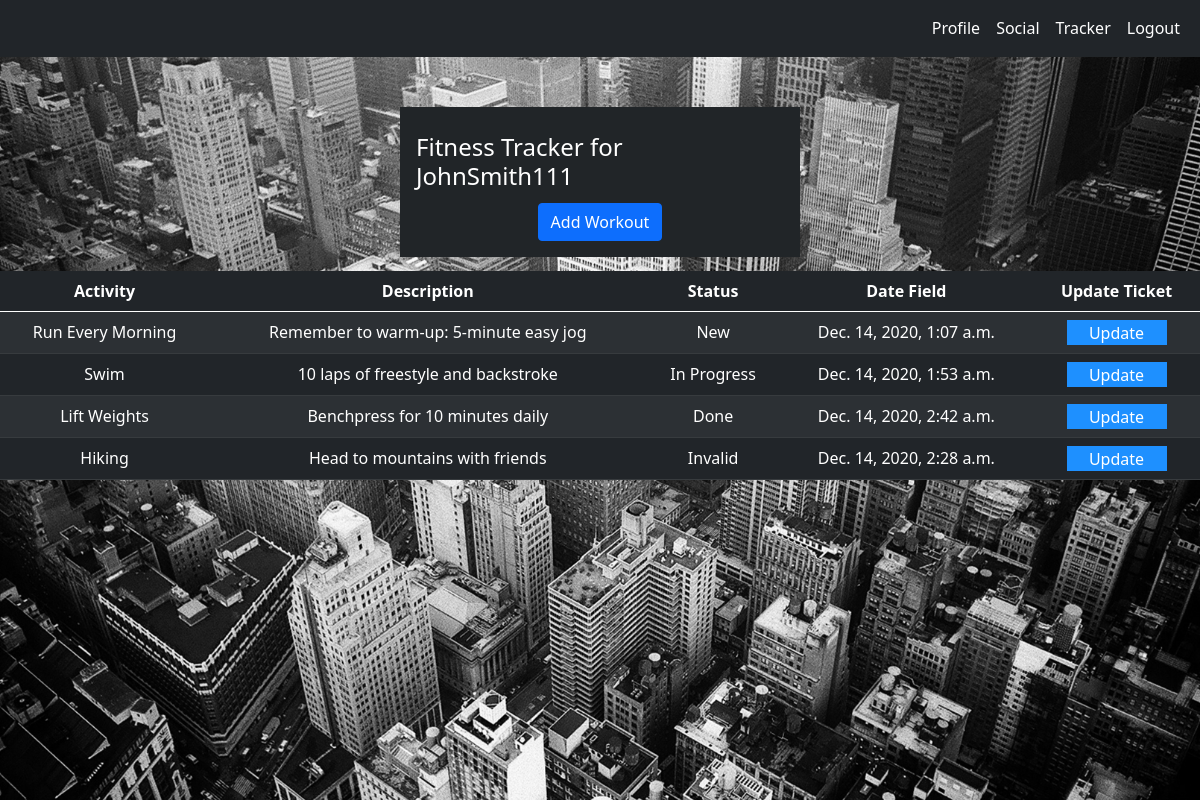
Page /tracker_dashboard/ (signed in) on the committed database.
### workoutuser/models.py (models this page shows, shortened)
class WorkoutUser(AbstractUser):
    FITNESS = (
        ('Beginner', 'Beginner'),
        ('Intermediate', 'Intermediate'),
        ('Advanced', 'Advanced'),
    )
    display_name = models.CharField(
        max_length=200, blank=True, null=True, default=None)
    age = models.CharField(max_length=2, blank=True, null=True, default=None)
    height = models.CharField(
        max_length=2, blank=True, null=True, default=None)
    weight = models.CharField(
        max_length=3, blank=True, null=True, default=None)
    fitness_level = models.CharField(
        max_length=200, choices=FITNESS, blank=True, null=True, default=None)
    goal_one = models.CharField(max_length=200)
    goal_two = models.CharField(max_length=200)
    goal_three = models.CharField(max_length=200)
    goal_four = models.CharField(max_length=200)
    goal_five = models.CharField(max_length=200)
    follow = models.ManyToManyField('self', symmetrical=False, blank=True)

### tracker/models.py (models this page shows, shortened)
class Workout(models.Model):
    STATUS = (
        ('New', 'New'),
        ('In Progress', 'In Progress'),
        ('Done', 'Done'),
        ('Invalid', 'Invalid')
    )
    title = models.CharField(max_length=200)
    date_filed = models.DateTimeField(default=timezone.now)
    description = models.TextField()
    workout_status = models.CharField(max_length=200, choices=STATUS)
    user_created = models.ForeignKey(WorkoutUser, on_delete=models.CASCADE,
                                     related_name="created_by_workoutuser", blank=True, null=True, default=None)

### tracker/views.py (the view)
# urls.py: path('tracker_dashboard/', dashboard_view, name='tracker_dashboard'),
@login_required()
def dashboard_view(request):
  user_workouts = Workout.objects.filter(user_created=request.user)
  return render(request, 'tracker_dashboard.html', {"user_workouts": user_workouts})

### templates/tracker_dashboard.html (shortened to what this page needs)
{% load static %}
<!DOCTYPE html>
<html lang="en">
  <head>
    <link
      href="https://cdn.jsdelivr.net/npm/bootstrap@5.0.0-beta1/dist/css/bootstrap.min.css"
      rel="stylesheet"
    />
    <link rel="stylesheet" href="{% static 'tracker.css' %}" />
  </head>
  <body>
  {% include "navigation.html" %}
  <div class='tracker_background_image'>
  <div class="header"></div>
  <div class="card user_card" style="width: 25rem; height: 4rem">
    <div class="card-body card_body_contain">
      <h4>Fitness Tracker for {{user.get_username}}</h4>
      <a href="/add_workout/">
        <button class="btn btn-primary mt-1">Add Workout</button>
      </a>
    </div>
  </div>
  <div class="tables_container">
    <table class="table table-striped table-dark">
      <thead class="thead-dark">
        <tr>
          <th scope="col">Activity</th>
          <th scope="col">Description</th>
          <th scope="col">Status</th>
          <th scope="col">Date Field</th>
          <th scope="col">Update Ticket</th>
        </tr>
      </thead>
      <tbody>
        {% for workout in user_workouts %}
        {% if workout.workout_status == "New" %}
        <tr>
          <td>{{workout.title}}</td>
          <td>{{workout.description}}</td>
          <td>{{workout.workout_status}}</td>
          <td>{{workout.date_filed}}</td>
          <td>
            <button class="update_button">
              <a href="/workout_detail/{{workout.id}}">Update</a>
            </button>
          </td>
        </tr>
        {%endif%}
        {% endfor %}
        {% for workout in user_workouts %}
        {% if workout.workout_status == "In Progress" %}
        <tr>
          <td>{{workout.title}}</td>
          <td>{{workout.description}}</td>
          <td>{{workout.workout_status}}</td>
          <td>{{workout.date_filed}}</td>
          <td>
            <button class="update_button">
              <a href="/workout_detail/{{workout.id}}">Update</a>
            </button>
          </td>
        </tr>
        {%endif%}
        {% endfor %}
        {% for workout in user_workouts %}
        {% if workout.workout_status == "Done" %}
        <tr>
          <td>{{workout.title}}</td>
          <td>{{workout.description}}</td>
          <td>{{workout.workout_status}}</td>
          <td>{{workout.date_filed}}</td>
          <td>
            <button class="update_button">
              <a href="/workout_detail/{{workout.id}}">Update</a>
            </button>
          </td>
        </tr>
        {%endif%}
        {% endfor %}
        {% for workout in user_workouts %}
        {% if workout.workout_status == "Invalid" %}
        <tr>
          <td>{{workout.title}}</td>
          <td>{{workout.description}}</td>
          <td>{{workout.workout_status}}</td>
          <td>{{workout.date_filed}}</td>
          <td>
            <button class="update_button">
              <a href="/workout_detail/{{workout.id}}">Update</a>
            </button>
          </td>
        </tr>
        {%endif%}
        {% endfor %}
      </tbody>
    </table>
  </div>
  </div>
  </body>
</html>

### assets/tracker.css (style rules this page uses)
.user_card { margin: 10px auto; }
.card { border: none !important; }
.table { text-align: center; width: 95%; margin-bottom: 50px; }
.tables_container { margin-top: 100px; }
.card { margin-top: 50px; }
.card_body_contain { display: flex; flex-direction: column; align-items: center; background-color: #212528; margin-bottom: 10px; }
.card_body_contain h4 { color: white; margin-top: 10px; }
.update_button { border: none; background-color: dodgerblue; height: 25px; width: 100px; }
a:link, a:visited { color: white; text-decoration: none; }
.header { background-color: #212528; height: 1px; width: 100%; margin-bottom: 15px; }
.tracker_background_image { background-image: url('./images/blackcity.jpg'); background-size: cover; height: 93vh; }

### rows in the picture
WorkoutUser: get_username "JohnSmith111"
Workout: title "Run Every Morning", description "Remember to warm-up: 5-minute easy jog", workout_status "New", date_filed "Dec. 14, 2020, 1:07 a.m."
Workout: title "Swim", description "10 laps of freestyle and backstroke", workout_status "In Progress", date_filed "Dec. 14, 2020, 1:53 a.m."
Workout: title "Lift Weights", description "Benchpress for 10 minutes daily", workout_status "Done", date_filed "Dec. 14, 2020, 2:42 a.m."
Workout: title "Hiking", description "Head to mountains with friends", workout_status "Invalid", date_filed "Dec. 14, 2020, 2:28 a.m."
